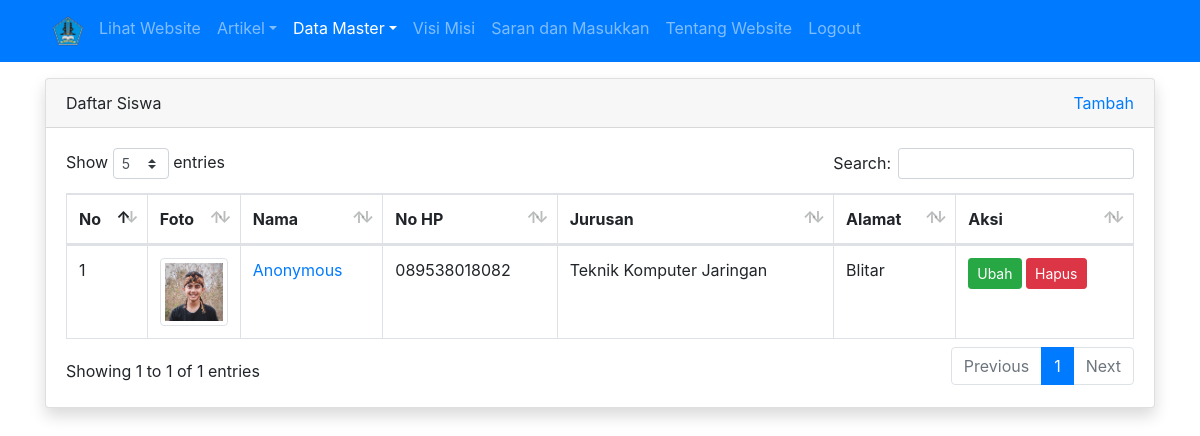
The app's page /admin/siswa/index.php (signed in) with its own data.
### tables this page shows
CREATE TABLE `tbl_siswa` (
  `id` int(11) NOT NULL,
  `nama` varchar(100) DEFAULT NULL,
  `nis` int(4) DEFAULT NULL,
  `jenis_kelamin` enum('L','P') DEFAULT NULL,
  `tempat_lahir` varchar(80) DEFAULT NULL,
  `tanggal_lahir` date DEFAULT NULL,
  `alamat` varchar(100) DEFAULT NULL,
  `no_hp` varchar(12) DEFAULT NULL,
  `foto` varchar(120) DEFAULT NULL,
  `id_jurusan` int(11) DEFAULT NULL
);

CREATE TABLE `tbl_jurusan` (
  `id` int(11) NOT NULL,
  `nama_jurusan` varchar(30) DEFAULT NULL,
  `ka_prodi` int(11) DEFAULT NULL
);

### admin/siswa/index.php (the view, shortened to what this page needs)
<?php
require_once '../../koneksi.php';
$query = mysqli_query($koneksi, "SELECT tbl_siswa.id, tbl_siswa.nama, tbl_siswa.no_hp, tbl_siswa.foto, tbl_siswa.alamat, tbl_jurusan.nama_jurusan AS jurusan FROM tbl_siswa LEFT JOIN tbl_jurusan ON tbl_siswa.id_jurusan = tbl_jurusan.id");
$no = 1;
?>
<!DOCTYPE html>
<html>
<head>
	<link rel="stylesheet" href="../../resources/datatables/datatables.min.css">
	<link rel="stylesheet" href="../../resources/css/bootstrap.min.css">
</head>
<body>
	<?php require_once '../navbar.php'; ?>
	<div class="container mt-3">
		<div class="row">
			<div class="col">
				<div class="card shadow">
					<div class="card-header">
						<div class="clearfix">
							<div class="float-left">
								Daftar Siswa
							</div>
							<div class="float-right">
								<a href="tambah.php">Tambah</a>
							</div>
						</div>
					</div>
					<div class="card-body">
						<table id="table_id" class="dataTable table table-bordered">
						    <thead>
						        <tr>
						            <th>No</th>
						            <th width="50px">Foto</th>
						            <th>Nama</th>
						            <th>No HP</th>
						            <th>Jurusan</th>
						            <th>Alamat</th>
						            <th>Aksi</th>
						        </tr>
						    </thead>
						    <tbody>
						       <?php while($row = mysqli_fetch_assoc($query)) : ?>
						       		<tr>
						       			<td><?= $no++ ?></td>
						       			<td><img src="../../images/siswa/<?= $row['foto'] ?>" alt="<?= $row['nama'] ?>" width="100%" class="img-thumbnail"></td>
						       			<td><a href="detail.php?id=<?= $row['id'] ?>"><?= $row['nama'] ?></a></td>
						       			<td><?= $row['no_hp'] ?></td>
						       			<td><?= $row['jurusan'] ?></td>
						       			<td><?= $row['alamat'] ?></td>
						       			<td>
						       				<a href="ubah.php?id=<?= $row['id'] ?>" class="btn btn-success btn-sm">Ubah</a>
											<a href="hapus.php?id=<?= $row['id'] ?>" class="btn btn-danger btn-sm" onclick="return confirm('apakah anda yakin?')">Hapus</a>
						       			</td>
						       		</tr>
						       <?php endwhile; ?>
						    </tbody>
						</table>
					</div>
				</div>
			</div>
		</div>
	</div>
</body>
</html>

### records on screen
tbl_siswa: foto (picture), nama "Anonymous", no_hp "089538018082", id_jurusan.nama_jurusan "Teknik Komputer Jaringan", alamat "Blitar"
